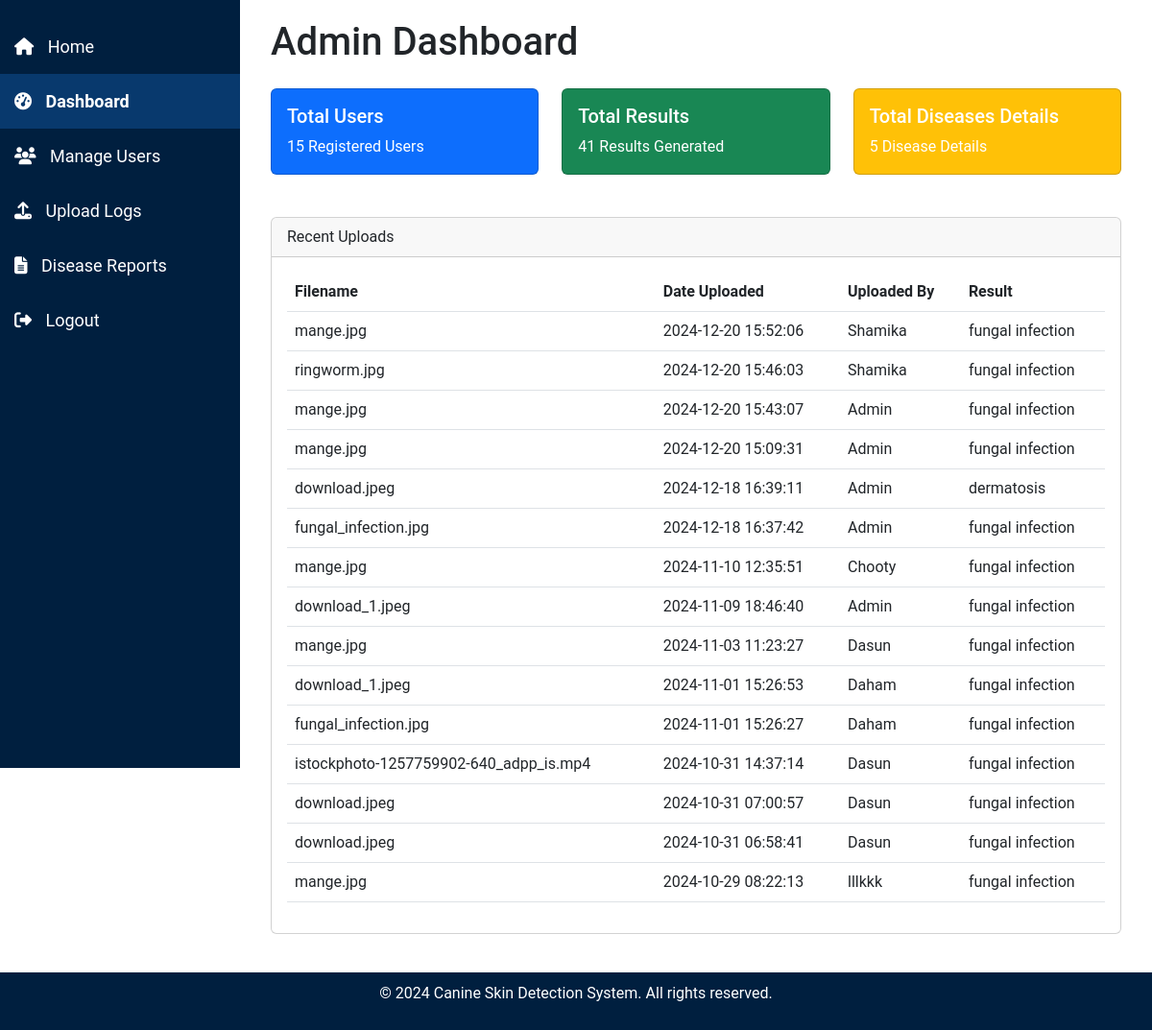
/admin/admin_dashboard (signed in), run on the app's committed database.
### tables this page shows
CREATE TABLE uploads (
    id INTEGER PRIMARY KEY AUTOINCREMENT,
    filename TEXT NOT NULL,
    upload_date TIMESTAMP DEFAULT CURRENT_TIMESTAMP,
    file_type TEXT NOT NULL,
    result TEXT NOT NULL,  -- Add a column for storing the result (disease name)
    username TEXT NOT NULL  -- Store the username instead of user_id
);

### admin.py (the view)
@admin.route('/admin_dashboard')
def admin_dashboard():
    if 'user' not in session or session.get('role') != 'admin':
        flash('Access denied! Admins only.', 'danger')
        return redirect(url_for('index'))
    conn = get_db_connection()
    total_users = conn.execute('SELECT COUNT(*) FROM users').fetchone()[0]
    total_uploads = conn.execute('SELECT COUNT(*) FROM uploads').fetchone()[0]
    total_reports = conn.execute('SELECT COUNT(*) FROM diseases').fetchone()[0]
    recent_uploads = conn.execute('SELECT filename, upload_date, username, result FROM uploads ORDER BY upload_date DESC LIMIT 15').fetchall()
    conn.close()
    return render_template('admin/admin_dashboard.html', total_users=total_users, total_reports=total_reports, total_uploads=total_uploads, recent_uploads=recent_uploads)

### db.py (called while the page is built)
def get_db_connection():
    conn = sqlite3.connect('site.db')
    conn.row_factory = sqlite3.Row  # Allows accessing rows as dictionaries
    return conn

### templates/admin/admin_dashboard.html (shortened to what this page needs)
<!DOCTYPE html>
<html lang="en">
<head>
    <link href="https://cdn.jsdelivr.net/npm/bootstrap@5.3.0-alpha1/dist/css/bootstrap.min.css" rel="stylesheet">
    <link rel="stylesheet" href="{{ url_for('static', filename='css/admin_styles.css') }}">
</head>
<body>
    {% include 'partials/admin_sidebar.html' %}
    <div class="content">
        <div class="container-fluid">
            <h1 class="mb-4">Admin Dashboard</h1>
            <div class="row">
                <div class="col-lg-4 col-md-6">
                    <div class="card text-white bg-primary">
                        <div class="card-body">
                            <h5 class="card-title">Total Users</h5>
                            <p class="card-text">{{ total_users }} Registered Users</p>
                        </div>
                    </div>
                </div>
                <div class="col-lg-4 col-md-6">
                    <div class="card text-white bg-success">
                        <div class="card-body">
                            <h5 class="card-title">Total Results</h5>
                            <p class="card-text">{{ total_uploads }} Results Generated</p>
                        </div>
                    </div>
                </div>
                <div class="col-lg-4 col-md-6">
                    <div class="card text-white bg-warning">
                        <div class="card-body">
                            <h5 class="card-title">Total Diseases Details</h5>
                            <p class="card-text">{{ total_reports }} Disease Details</p>
                        </div>
                    </div>
                </div>
            </div>
            <div class="card mt-4">
                <div class="card-header">
                    Recent Uploads
                </div>
                <div class="card-body">
                    <table class="table table-hover">
                        <thead>
                            <tr>
                                <th>Filename</th>
                                <th>Date Uploaded</th>
                                <th>Uploaded By</th>
                                <th>Result</th>
                            </tr>
                        </thead>
                        <tbody>
                            {% for upload in recent_uploads %}
                            <tr>
                                <td>{{ upload.filename }}</td>
                                <td>{{ upload.upload_date }}</td>
                                <td>{{ upload.username }}</td>
                                <td>{{ upload.result }}</td>
                            </tr>
                            {% endfor %}
                        </tbody>
                    </table>
                </div>
            </div>
        </div>
    </div>
    {% include 'partials/footer_admin.html' %}
</body>
</html>

### static/css/admin_styles.css (style rules this page uses)
html,body { font-family: 'Roboto', sans-serif; height: 100%; margin: 0; }
.card { margin-bottom: 20px; }
.content { margin-left: 250px; padding: 20px; flex: 1; }
.card-body { position: relative; z-index: 1; }

### data on the page
uploads: filename "mange.jpg", upload_date "2024-12-20 15:52:06", username "Shamika", result "fungal infection"
uploads: filename "ringworm.jpg", upload_date "2024-12-20 15:46:03", username "Shamika", result "fungal infection"
uploads: filename "mange.jpg", upload_date "2024-12-20 15:43:07", username "Admin", result "fungal infection"
uploads: filename "mange.jpg", upload_date "2024-12-20 15:09:31", username "Admin", result "fungal infection"
uploads: filename "download.jpeg", upload_date "2024-12-18 16:39:11", username "Admin", result "dermatosis"
uploads: filename "fungal_infection.jpg", upload_date "2024-12-18 16:37:42", username "Admin", result "fungal infection"
uploads: filename "mange.jpg", upload_date "2024-11-10 12:35:51", username "Chooty", result "fungal infection"
uploads: filename "download_1.jpeg", upload_date "2024-11-09 18:46:40", username "Admin", result "fungal infection"
uploads: filename "mange.jpg", upload_date "2024-11-03 11:23:27", username "Dasun", result "fungal infection"
uploads: filename "download_1.jpeg", upload_date "2024-11-01 15:26:53", username "Daham", result "fungal infection"
uploads: filename "fungal_infection.jpg", upload_date "2024-11-01 15:26:27", username "Daham", result "fungal infection"
uploads: filename "istockphoto-1257759902-640_adpp_is.mp4", upload_date "2024-10-31 14:37:14", username "Dasun", result "fungal infection"
uploads: filename "download.jpeg", upload_date "2024-10-31 07:00:57", username "Dasun", result "fungal infection"
uploads: filename "download.jpeg", upload_date "2024-10-31 06:58:41", username "Dasun", result "fungal infection"
uploads: filename "mange.jpg", upload_date "2024-10-29 08:22:13", username "lllkkk", result "fungal infection"

### other printed values
{{ total_users }} "15"
{{ total_uploads }} "41"
{{ total_reports }} "5"
